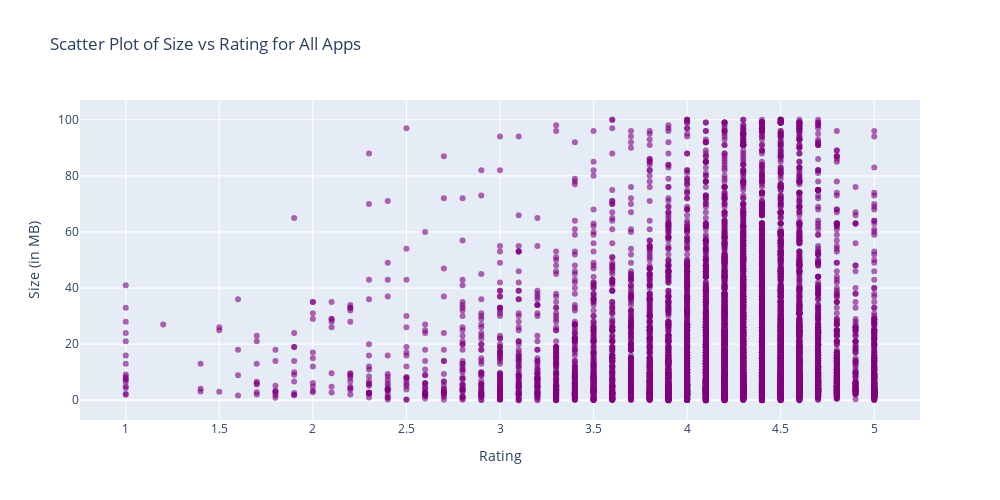

The code cell stored with this chart in its notebook:
### Markdown cell above
ניתן לראות כי קרוב ל-80% מהאפליקציות הן בעלות נפח אחסון קטן (<= 30 MB).

### Code cell
fig = go.Figure()
fig.add_trace(go.Scatter(x=apps['Rating'], y=apps['Size_MB'], mode='markers',marker=dict(color='purple', opacity=0.6), name='All Apps'))
fig.update_layout(title_text='Scatter Plot of Size vs Rating for All Apps',xaxis_title='Rating', yaxis_title='Size (in MB)',width=1000, height=500, showlegend=False)

fig.show()

### Figure 1 — Plotly figure (JSON) as saved in the notebook; plotly's stock layout.template omitted (floating-point values rounded to 4 significant figures; data arrays with more than 128 entries replaced by an {"elided": "..."} marker saying what was removed)
{"data": [{"marker": {"color": "purple", "opacity": 0.6}, "mode": "markers", "name": "All Apps", "type": "scatter", "x": {"elided": "10338 float values"}, "y": {"elided": "10338 float values"}}], "layout": {"height": 500, "showlegend": false, "title": {"text": "Scatter Plot of Size vs Rating for All Apps"}, "width": 1000, "xaxis": {"autorange": true, "range": [0.7555, 5.244], "title": {"text": "Rating"}, "type": "linear"}, "yaxis": {"autorange": true, "range": [-7.032, 107.0], "title": {"text": "Size (in MB)"}, "type": "linear"}}}
